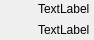
<?xml version="1.0" encoding="UTF-8"?>
<ui version="4.0">
 <class>DeviceRow</class>
 <widget class="QWidget" name="DeviceRow">
  <property name="geometry">
   <rect>
    <x>0</x>
    <y>0</y>
    <width>94</width>
    <height>40</height>
   </rect>
  </property>
  <layout class="QGridLayout" name="gridLayout">
   <property name="sizeConstraint">
    <enum>QLayout::SetDefaultConstraint</enum>
   </property>
   <property name="leftMargin">
    <number>0</number>
   </property>
   <property name="topMargin">
    <number>0</number>
   </property>
   <property name="rightMargin">
    <number>0</number>
   </property>
   <property name="bottomMargin">
    <number>0</number>
   </property>
   <property name="spacing">
    <number>6</number>
   </property>
   <item row="0" column="0">
    <widget class="QLabel" name="image">
     <property name="maximumSize">
      <size>
       <width>32</width>
       <height>32</height>
      </size>
     </property>
     <property name="text">
      <string/>
     </property>
    </widget>
   </item>
   <item row="0" column="1">
    <widget class="QLabel" name="name">
     <property name="text">
      <string>TextLabel</string>
     </property>
    </widget>
   </item>
   <item row="1" column="1" alignment="Qt::AlignTop">
    <widget class="QLabel" name="type">
     <property name="sizePolicy">
      <sizepolicy hsizetype="Preferred" vsizetype="Preferred">
       <horstretch>0</horstretch>
       <verstretch>0</verstretch>
      </sizepolicy>
     </property>
     <property name="text">
      <string>TextLabel</string>
     </property>
    </widget>
   </item>
  </layout>
 </widget>
 <resources/>
 <connections/>
</ui>
